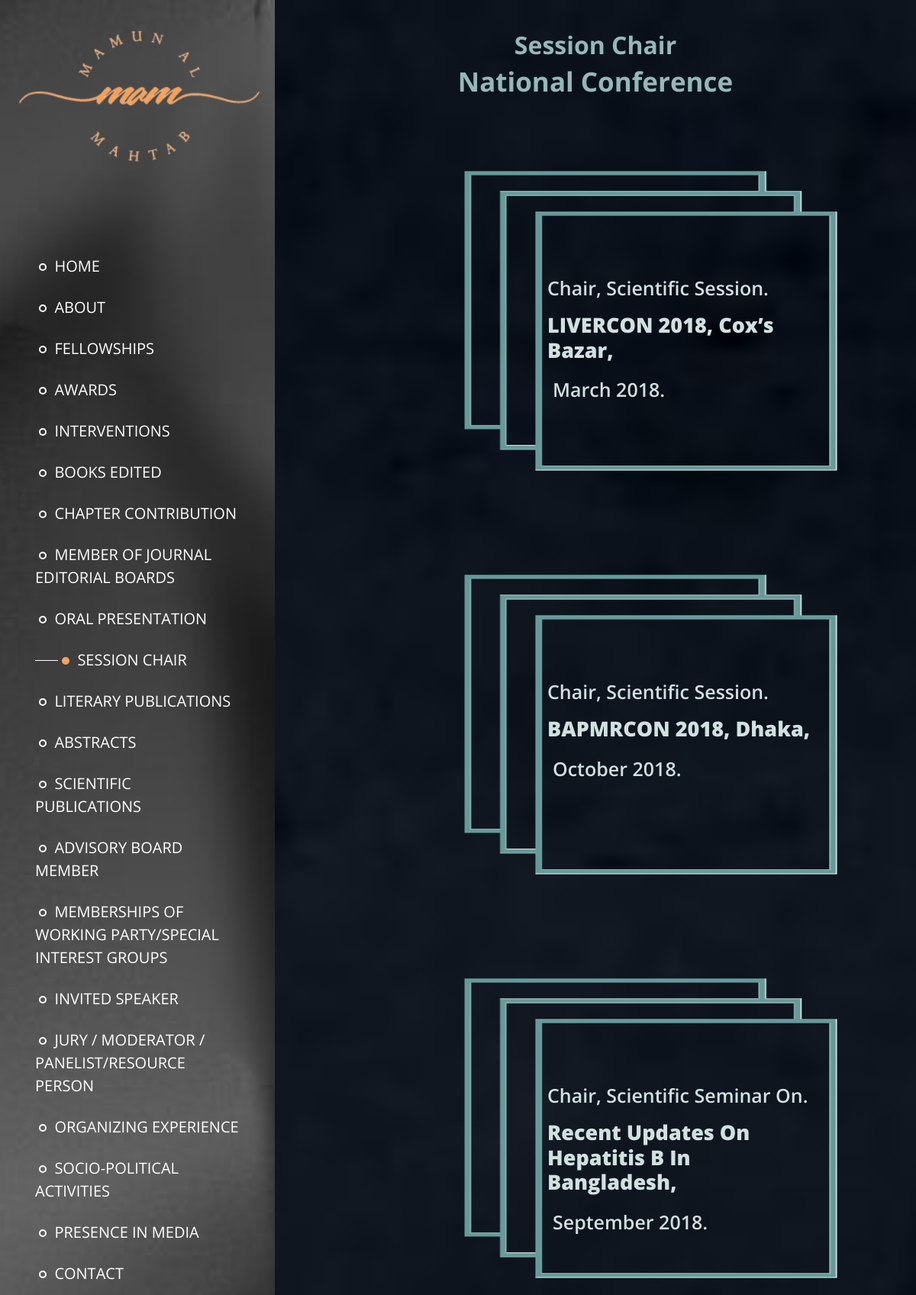
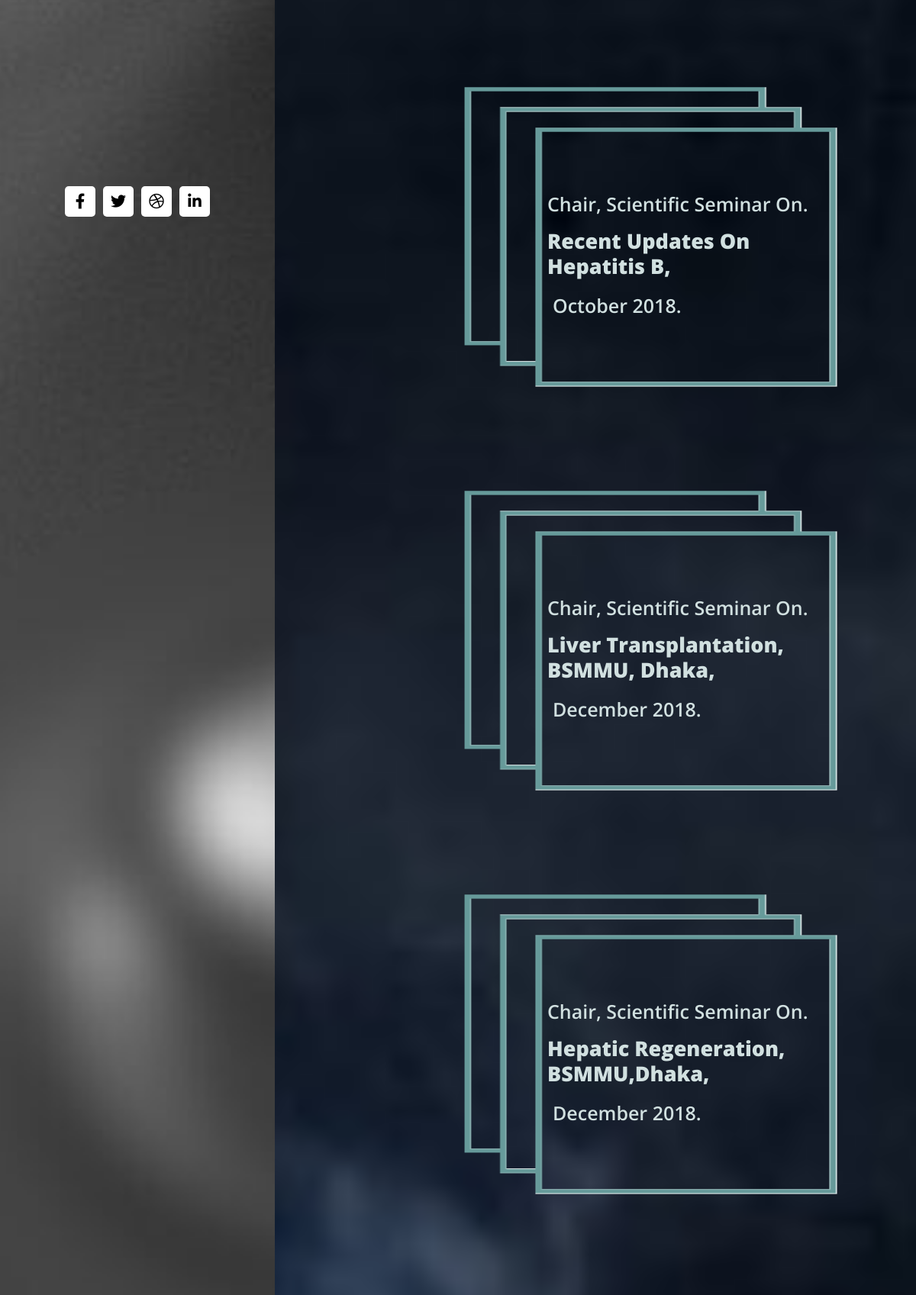
Page /session_nat_conf.php (upper part) on the committed database (2 pictures, top to bottom).
### tables this page shows
CREATE TABLE `session_nat_conf` (
  `session_nat_conf_id` int(11) NOT NULL,
  `admin_id` int(11) DEFAULT NULL,
  `title` varchar(128) NOT NULL,
  `conf_name` varchar(128) NOT NULL,
  `date` varchar(128) NOT NULL
);

### session_nat_conf.php (the view, shortened to what this page needs)
<!DOCTYPE html>
    <html lang="en">
    <head>
        <link rel="stylesheet" href="css/all.min.css" />
        <link rel="stylesheet" href="css/bootstrap.min.css" />
        <link rel="stylesheet" href="slick/slick.css" />
        <link rel="stylesheet" href="slick/slick-theme.css" />
        <link rel="stylesheet" href="css/magnific-popup.css">
        <link rel="stylesheet" href="css/templatemo-dream-pulse.css" />
        <link rel="stylesheet" href="css/action_view.css">
        <link rel="stylesheet" href="css/action_response.css">
    </head>
    <body>
        <main class="container-fluid">
            <div class="row">
                <nav id="tmSidebar" class="tm-bg-black-transparent tm-sidebar">
                    <div class="tm-sidebar-sticky">
                    <div class="tm-brand-box">
                            <img src="img/rez_logo.png" alt="logo" class="menu-img">
                        </div>
                        <ul id="tmMainNav" class="nav flex-column text-uppercase text-right tm-main-nav">
                            <li class="nav-item">
                                <a href="javascript:void(0);"
                                 onclick="window.location.href='index.php'" class="nav-link">
                                    <span class="circle"></span>
                                    Home
                                </a>
                            </li>
                            <li class="nav-item">
                                <a href="javascript:void(0);"
                                onclick="window.location.href='about.php'"
                                class="nav-link">
                                    <span class="circle"></span>
                                    About
                                </a>
                            </li>
                            <li class="nav-item">
                                <a href="javascript:void(0);"
                                onclick="window.location.href='fellow.php'" class="nav-link">
                                    <span class="circle"></span>
                                    Fellowships
                                </a>
                            </li>
                            <li class="nav-item">
                                <a href="javascript:void(0);"
                                onclick="window.location.href='award_menu.php'"
                                class="nav-link">
                                    <span class="circle"></span>
                                    Awards
                                </a>
                            </li>
                            <li class="nav-item">
                                <a href="javascript:void(0);"
                                onclick="window.location.href='intervention.php'" class="nav-link">
                                    <span class="circle"></span>
                                    Interventions
                                </a>
                            </li>
                            <li class="nav-item">
                                <a href="javascript:void(0);"
                                onclick="window.location.href='book_edited.php'" class="nav-link">
                                    <span class="circle"></span>
                                    Books Edited
                                </a>
                            </li>
                            <li class="nav-item">
                                <a href="javascript:void(0);"
                                 onclick="window.location.href='chapter.php'" class="nav-link">
                                    <span class="circle"></span>
                                    Chapter contribution
                                </a>
                            </li>
                            <li class="nav-item">
                                <a href="javascript:void(0);"
                                onclick="window.location.href='journal_menu.php'" class="nav-link">
                                    <span class="circle"></span>
                                    Member of Journal Editorial Boards
                                </a>
                            </li>
                            <li class="nav-item">
                                <a href="javascript:void(0);"
                                onclick="window.location.href='oral_menu.php'" class="nav-link">
                                    <span class="circle"></span>
                                    Oral Presentation
                                </a>
                            </li>
                            <li class="nav-item">
                                <a href="javascript:void(0);"
                                onclick="window.location.href='session_menu.php'"
                                class="nav-link magic">
                                    <span class="rect"></span>
                                    <span class="circle"></span>
                                    Session Chair
                                </a>
                            </li>
                            <li class="nav-item">
                                <a href="javascript:void(0);"
                                onclick="window.location.href='literary.php'" class="nav-link">
                                    <span class="circle"></span>
                                    Literary Publications
                                </a>
                            </li>
                            <li class="nav-item">
                                <a href="javascript:void(0);"
                                onclick="window.location.href='abstract_menu.php'" class="nav-link">
                                    <span class="circle"></span>
                                    Abstracts
                                </a>
                            </li>
                            <li class="nav-item">
                                <a href="javascript:void(0);"
                                onclick="window.location.href='scientific_menu.php'" class="nav-link">
                                    <span class="circle"></span>
                                    Scientific Publications
                                </a>
                            </li>
                            <li class="nav-item">
                                <a href="javascript:void(0);"
                                 onclick="window.location.href='advisory.php'" class="nav-link">
                                    <span class="circle"></span>
                                    Advisory Board Member
                                </a>
                            </li>
                            <li class="nav-item">
                                <a href="javascript:void(0);"
                                onclick="window.location.href='working_party.php'" class="nav-link">
                                    <span class="circle"></span>
                                    Memberships of Working Party/Special Interest Groups
                                </a>
                            </li>
                            <li class="nav-item">
                                <a href="javascript:void(0);"
                                onclick="window.location.href='invited_menu.php'"
                                 class="nav-link">
                                    <span class="circle"></span>
                                    Invited Speaker
                                </a>
                            </li>
                            <li class="nav-item">
                                <a href="javascript:void(0);"
                                onclick="window.location.href='jury_menu.php'" class="nav-link">
                                    <span class="circle"></span>
                                    Jury / Moderator / Panelist/Resource Person
                                </a>
                            </li>
                            <li class="nav-item">
                                <a href="javascript:void(0);"
                                onclick="window.location.href='organization_menu.php'" class="nav-link">
                                    <span class="circle"></span>
                                    Organizing Experience
                                </a>
                            </li>
                            <li class="nav-item">
                                <a href="javascript:void(0);"
                                onclick="window.location.href='socio_political.php'" class="nav-link">
                                    <span class="circle"></span>
                                    Socio-Political Activities
                                </a>
                            </li>
                            <li class="nav-item">
                                <a href="javascript:void(0);"
                                onclick="window.location.href='media.php'" class="nav-link">
                                    <span class="circle"></span>
                                    Presence in Media
                                </a>
                            </li>
                            <li class="nav-item">
                                <a href="javascript:void(0);"
                                onclick="window.location.href='contact.php'"
                                class="nav-link">
                                    <span class="circle"></span>
                                    Contact
                                </a>
                            </li>
                        </ul>
                        <ul class="nav flex-row tm-social-links">
                            <li class="nav-item">
                                <a href="https://facebook.com" class="nav-link tm-social-link">
                                    <i class="fab fa-facebook-f"></i>
                                </a>
                            </li>
                            <li class="nav-item">
                                <a href="https://twitter.com" class="nav-link tm-social-link">
                                    <i class="fab fa-twitter"></i>
                                </a>
                            </li>
                            <li class="nav-item">
                                <a href="https://dribbble.com" class="nav-link tm-social-link">
                                    <i class="fab fa-dribbble"></i>
                                </a>
                            </li>
                            <li class="nav-item">
                                <a href="https://linkedin.com" class="nav-link tm-social-link">
                                    <i class="fab fa-linkedin-in"></i>
                                </a>
                            </li>
                        </ul>
                    </div>
                </nav>
                <main role="main" class="ml-sm-12 col-12">
                <div class="tm-section-wrap session_nat_back_image">
                    <h2 class="session_nat_heading">Session Chair</h2>
                    <h3 class="session_nat_head2">National Conference</h3>
                        <section class="row tm-section">
                            <div id="session_nat" class="section-session_nat">
                                <ul class="session_nat_ul">
                                    <?php
                                        require_once "admin/pdo.php";
                                        $stmt = $pdo->query("SELECT * FROM session_nat_conf");
                                        $rows = $stmt->fetchAll(PDO::FETCH_BOTH);
                                        $results_per_page = 8;
                                        if (!isset($_GET['page'])) {
                                           $page = 1;
                                        } else {
                                            $page = $_GET['page'];
                                        }
                                        $this_page_first_result = ($page - 1) * $results_per_page;
                                        $stmt = 'SELECT * FROM session_nat_conf LIMIT ' . $this_page_first_result . ',' .  $results_per_page;
                                        $pdostmt = $pdo->query($stmt);
                                        $rows = $pdostmt->fetchAll(PDO::FETCH_BOTH);
                                         foreach ($rows as $row) {
                                            echo  '<div class="col-xl-6 mb-5">';
                                            echo  '<div class="session_nat">';
                                            echo  '<img src="img/ses_nat_back.png" alt="scin" class="img_fluid">';
                                            echo  '<div class="session_nat-content">';
                                            echo  "<h3 class='session_nat-title'>".htmlentities($row['title']) .".". "<br>";
                                            echo  "<h3 class='session_nat-conf'>"."<b class='bold_name'>".htmlentities($row['conf_name']) .",". "<br>";
                                            echo  "<h3 class='session_nat-date'>".htmlentities($row['date']).".";
                                            echo  '<br>';
                                            echo '<br>';
                                            echo '<br>';
                                            echo  '</div>';
                                            echo  '</div>';
                                            echo  '</div>';
                                            echo '<br>';
                                            echo '<br>';
                                            echo '<br>';
                                        }
                                    ?>
                                </ul>
                            </div>
                            </section>
                        <br>
                    <br>
                    <br>
                    </div>
                </main>
            </div>
    </body>
    </html>

### rows in the picture
session_nat_conf: title "Chair, Scientific Session", conf_name "LIVERCON 2018, Cox’s Bazar", date "March 2018"
session_nat_conf: title "Chair, Scientific Session", conf_name "BAPMRCON 2018, Dhaka", date "October 2018"
session_nat_conf: title "Chair, Scientific Seminar On", conf_name "Recent Updates On Hepatitis B In Bangladesh", date "September 2018"
session_nat_conf: title "Chair, Scientific Seminar On", conf_name "Recent Updates On Hepatitis B", date "October 2018"
session_nat_conf: title "Chair, Scientific Seminar On", conf_name "Liver Transplantation, BSMMU, Dhaka", date "December 2018"
session_nat_conf: title "Chair, Scientific Seminar On", conf_name "Hepatic Regeneration, BSMMU,Dhaka", date "December 2018"
